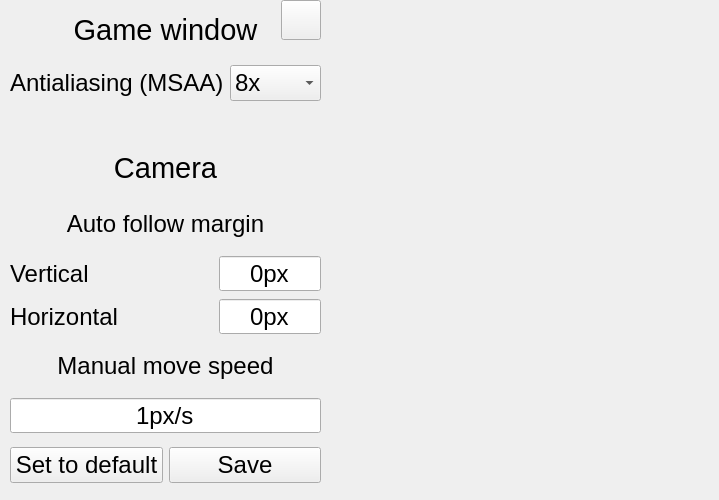
<?xml version="1.0" encoding="UTF-8"?>
<ui version="4.0">
 <class>Settings</class>
 <widget class="QWidget" name="Settings">
  <property name="geometry">
   <rect>
    <x>0</x>
    <y>0</y>
    <width>719</width>
    <height>500</height>
   </rect>
  </property>
  <property name="font">
   <font>
    <pointsize>18</pointsize>
   </font>
  </property>
  <property name="windowTitle">
   <string>Settings</string>
  </property>
  <property name="autoFillBackground">
   <bool>true</bool>
  </property>
  <widget class="QWidget" name="horizontalLayoutWidget">
   <property name="geometry">
    <rect>
     <x>10</x>
     <y>440</y>
     <width>311</width>
     <height>51</height>
    </rect>
   </property>
   <layout class="QHBoxLayout" name="horizontalLayout">
    <item>
     <widget class="QPushButton" name="setToDefaultPushButton">
      <property name="text">
       <string>Set to default</string>
      </property>
     </widget>
    </item>
    <item>
     <widget class="QPushButton" name="savePushButton">
      <property name="text">
       <string>Save</string>
      </property>
     </widget>
    </item>
   </layout>
  </widget>
  <widget class="QWidget" name="gridLayoutWidget_2">
   <property name="geometry">
    <rect>
     <x>0</x>
     <y>143</y>
     <width>321</width>
     <height>291</height>
    </rect>
   </property>
   <layout class="QGridLayout" name="gridLayout">
    <property name="leftMargin">
     <number>10</number>
    </property>
    <item row="2" column="2">
     <widget class="QSpinBox" name="verticalSpinBox">
      <property name="alignment">
       <set>Qt::AlignCenter</set>
      </property>
      <property name="buttonSymbols">
       <enum>QAbstractSpinBox::NoButtons</enum>
      </property>
      <property name="accelerated">
       <bool>true</bool>
      </property>
      <property name="suffix">
       <string>px</string>
      </property>
      <property name="minimum">
       <number>-500</number>
      </property>
      <property name="maximum">
       <number>500</number>
      </property>
     </widget>
    </item>
    <item row="3" column="2">
     <widget class="QSpinBox" name="horizontalSpinBox">
      <property name="alignment">
       <set>Qt::AlignCenter</set>
      </property>
      <property name="buttonSymbols">
       <enum>QAbstractSpinBox::NoButtons</enum>
      </property>
      <property name="accelerated">
       <bool>true</bool>
      </property>
      <property name="suffix">
       <string>px</string>
      </property>
      <property name="minimum">
       <number>-500</number>
      </property>
      <property name="maximum">
       <number>800</number>
      </property>
     </widget>
    </item>
    <item row="2" column="0" colspan="2">
     <widget class="QLabel" name="verticalLabel">
      <property name="text">
       <string>Vertical</string>
      </property>
     </widget>
    </item>
    <item row="5" column="0" colspan="3">
     <widget class="QSpinBox" name="manualMoveSpeedSpinBox">
      <property name="alignment">
       <set>Qt::AlignCenter</set>
      </property>
      <property name="buttonSymbols">
       <enum>QAbstractSpinBox::NoButtons</enum>
      </property>
      <property name="accelerated">
       <bool>true</bool>
      </property>
      <property name="suffix">
       <string>px/s</string>
      </property>
      <property name="minimum">
       <number>1</number>
      </property>
      <property name="maximum">
       <number>5000</number>
      </property>
     </widget>
    </item>
    <item row="1" column="0" colspan="3">
     <widget class="QLabel" name="followMarginLabel">
      <property name="text">
       <string>Auto follow margin</string>
      </property>
      <property name="alignment">
       <set>Qt::AlignCenter</set>
      </property>
     </widget>
    </item>
    <item row="4" column="0" colspan="3">
     <widget class="QLabel" name="manualMoveSpeedLabel">
      <property name="text">
       <string>Manual move speed</string>
      </property>
      <property name="alignment">
       <set>Qt::AlignCenter</set>
      </property>
     </widget>
    </item>
    <item row="3" column="0" colspan="2">
     <widget class="QLabel" name="horizontalLabel">
      <property name="text">
       <string>Horizontal</string>
      </property>
     </widget>
    </item>
    <item row="0" column="0" colspan="3">
     <widget class="QLabel" name="cameraLabel">
      <property name="sizePolicy">
       <sizepolicy hsizetype="Preferred" vsizetype="Preferred">
        <horstretch>0</horstretch>
        <verstretch>0</verstretch>
       </sizepolicy>
      </property>
      <property name="font">
       <font>
        <pointsize>22</pointsize>
       </font>
      </property>
      <property name="text">
       <string>Camera</string>
      </property>
      <property name="alignment">
       <set>Qt::AlignCenter</set>
      </property>
     </widget>
    </item>
   </layout>
  </widget>
  <widget class="QPushButton" name="closePushButton">
   <property name="geometry">
    <rect>
     <x>281</x>
     <y>0</y>
     <width>40</width>
     <height>40</height>
    </rect>
   </property>
   <property name="iconSize">
    <size>
     <width>25</width>
     <height>25</height>
    </size>
   </property>
  </widget>
  <widget class="QWidget" name="gridLayoutWidget">
   <property name="geometry">
    <rect>
     <x>0</x>
     <y>0</y>
     <width>321</width>
     <height>101</height>
    </rect>
   </property>
   <layout class="QGridLayout" name="gridLayout_2">
    <property name="leftMargin">
     <number>10</number>
    </property>
    <item row="0" column="0" colspan="2">
     <widget class="QLabel" name="gameWindowLabel">
      <property name="sizePolicy">
       <sizepolicy hsizetype="Minimum" vsizetype="Preferred">
        <horstretch>0</horstretch>
        <verstretch>0</verstretch>
       </sizepolicy>
      </property>
      <property name="font">
       <font>
        <pointsize>22</pointsize>
       </font>
      </property>
      <property name="text">
       <string>Game window</string>
      </property>
      <property name="alignment">
       <set>Qt::AlignCenter</set>
      </property>
     </widget>
    </item>
    <item row="1" column="0">
     <widget class="QLabel" name="antialiasingLabel">
      <property name="sizePolicy">
       <sizepolicy hsizetype="Minimum" vsizetype="Preferred">
        <horstretch>0</horstretch>
        <verstretch>0</verstretch>
       </sizepolicy>
      </property>
      <property name="text">
       <string>Antialiasing (MSAA)</string>
      </property>
     </widget>
    </item>
    <item row="1" column="1">
     <widget class="QComboBox" name="antialiasingComboBox">
      <property name="sizePolicy">
       <sizepolicy hsizetype="Minimum" vsizetype="Fixed">
        <horstretch>0</horstretch>
        <verstretch>0</verstretch>
       </sizepolicy>
      </property>
      <property name="currentIndex">
       <number>3</number>
      </property>
      <item>
       <property name="text">
        <string>Off</string>
       </property>
      </item>
      <item>
       <property name="text">
        <string>2x</string>
       </property>
      </item>
      <item>
       <property name="text">
        <string>4x</string>
       </property>
      </item>
      <item>
       <property name="text">
        <string>8x</string>
       </property>
      </item>
      <item>
       <property name="text">
        <string>16x</string>
       </property>
      </item>
     </widget>
    </item>
   </layout>
  </widget>
 </widget>
 <resources/>
 <connections/>
</ui>
